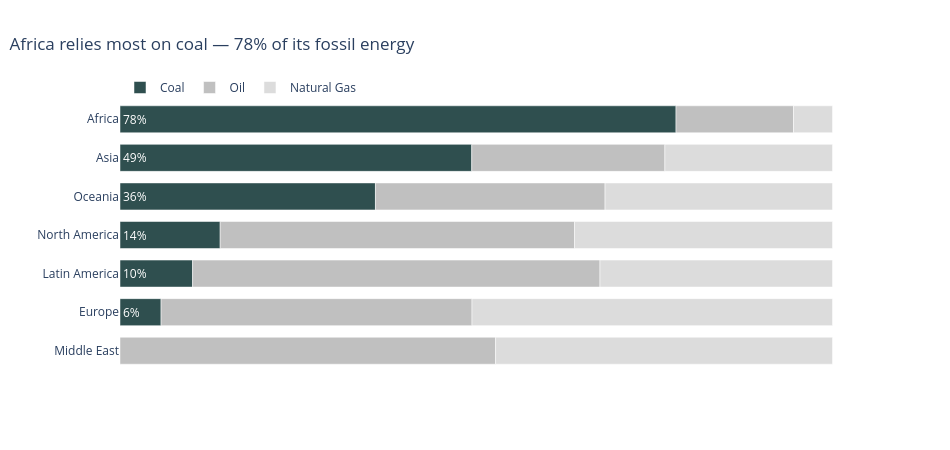

Notebook code for this chart:
### Code cell
# Data prep 
fossil_mix = df_fossil.groupby(['Region', 'Source'], as_index=False)['TWh'].sum()
fossil_mix['Share'] = fossil_mix['TWh'] / fossil_mix.groupby('Region')['TWh'].transform('sum')
fossil_mix['Label'] = np.where(fossil_mix['Source'] == 'Coal', fossil_mix['Share'].map('{:.0%}'.format), '')

# Coal share for EVERY region — regions with no coal (e.g. Middle East) get 0 so they sort to the bottom
coal_share = (fossil_mix.loc[fossil_mix['Source'] == 'Coal']
                        .set_index('Region')['Share']
                        .reindex(fossil_mix['Region'].unique(), fill_value=0)
                        .sort_values(ascending=False))

# Coal keeps its Task 1 colour; oil and gas become context greys
mix_colors = {'Coal': 'darkslategray', 'Oil': 'silver', 'Natural Gas': 'gainsboro'}

# Step 1: Plotly Express base chart 
fig = px.bar(
    fossil_mix, x='Share', y='Region', color='Source', orientation='h', text='Label',
    color_discrete_map=mix_colors,
    category_orders={'Region': coal_share.index.tolist(),                # highest coal share at the top, no coal at the bottom
                     'Source': ['Coal', 'Oil', 'Natural Gas']},           # coal on the baseline
    title=f"{coal_share.index[0]} relies most on coal — {coal_share.iloc[0]:.0%} of its fossil energy",
    labels={'Region': '', 'Source': ''},
    height=450, width=950, template='plotly_white',
)

# Step 2: Customisation 
fig.update_traces(textposition='inside', insidetextanchor='start', textfont_color='white',
                  hovertemplate='%{y}, %{fullData.name}: %{x:.0%}<extra></extra>')
fig.update_xaxes(visible=False)
fig.update_yaxes(showgrid=False)
fig.update_layout(title_x=0.01, bargap=0.3, legend=dict(orientation='h', x=0, y=1.1))
fig.show()

### Figure 1 — Plotly figure (JSON) as saved in the notebook; plotly's stock layout.template omitted (floating-point values rounded to 4 significant figures)
{"data": [{"alignmentgroup": "True", "hovertemplate": "%{y}, %{fullData.name}: %{x:.0%}<extra></extra>", "insidetextanchor": "start", "legendgroup": "Coal", "marker": {"color": "darkslategray", "pattern": {"shape": ""}}, "name": "Coal", "offsetgroup": "Coal", "orientation": "h", "showlegend": true, "text": ["78%", "49%", "6%", "10%", "14%", "36%"], "textfont": {"color": "white"}, "textposition": "inside", "type": "bar", "x": [0.7804, 0.4937, 0.05765, 0.1019, 0.1406, 0.3585], "xaxis": "x", "y": ["Africa", "Asia", "Europe", "Latin America", "North America", "Oceania"], "yaxis": "y"}, {"alignmentgroup": "True", "hovertemplate": "%{y}, %{fullData.name}: %{x:.0%}<extra></extra>", "insidetextanchor": "start", "legendgroup": "Oil", "marker": {"color": "silver", "pattern": {"shape": ""}}, "name": "Oil", "offsetgroup": "Oil", "orientation": "h", "showlegend": true, "text": ["", "", "", "", "", "", ""], "textfont": {"color": "white"}, "textposition": "inside", "type": "bar", "x": [0.1648, 0.2711, 0.4364, 0.5718, 0.5271, 0.4973, 0.3223], "xaxis": "x", "y": ["Africa", "Asia", "Europe", "Latin America", "Middle East", "North America", "Oceania"], "yaxis": "y"}, {"alignmentgroup": "True", "hovertemplate": "%{y}, %{fullData.name}: %{x:.0%}<extra></extra>", "insidetextanchor": "start", "legendgroup": "Natural Gas", "marker": {"color": "gainsboro", "pattern": {"shape": ""}}, "name": "Natural Gas", "offsetgroup": "Natural Gas", "orientation": "h", "showlegend": true, "text": ["", "", "", "", "", "", ""], "textfont": {"color": "white"}, "textposition": "inside", "type": "bar", "x": [0.05476, 0.2352, 0.5059, 0.3264, 0.4729, 0.3621, 0.3192], "xaxis": "x", "y": ["Africa", "Asia", "Europe", "Latin America", "Middle East", "North America", "Oceania"], "yaxis": "y"}], "layout": {"bargap": 0.3, "barmode": "relative", "height": 450, "legend": {"orientation": "h", "title": {"text": ""}, "tracegroupgap": 0, "x": 0, "y": 1.1}, "title": {"text": "Africa relies most on coal — 78% of its fossil energy", "x": 0.01}, "width": 950, "xaxis": {"anchor": "y", "autorange": true, "domain": [0, 1], "range": [0, 1.053], "title": {"text": "Share"}, "type": "linear", "visible": false}, "yaxis": {"anchor": "x", "autorange": true, "categoryarray": ["Middle East", "Europe", "Latin America", "North America", "Oceania", "Asia", "Africa"], "categoryorder": "array", "domain": [0, 1], "range": [-0.5, 6.5], "showgrid": false, "title": {"text": ""}, "type": "category"}}}
